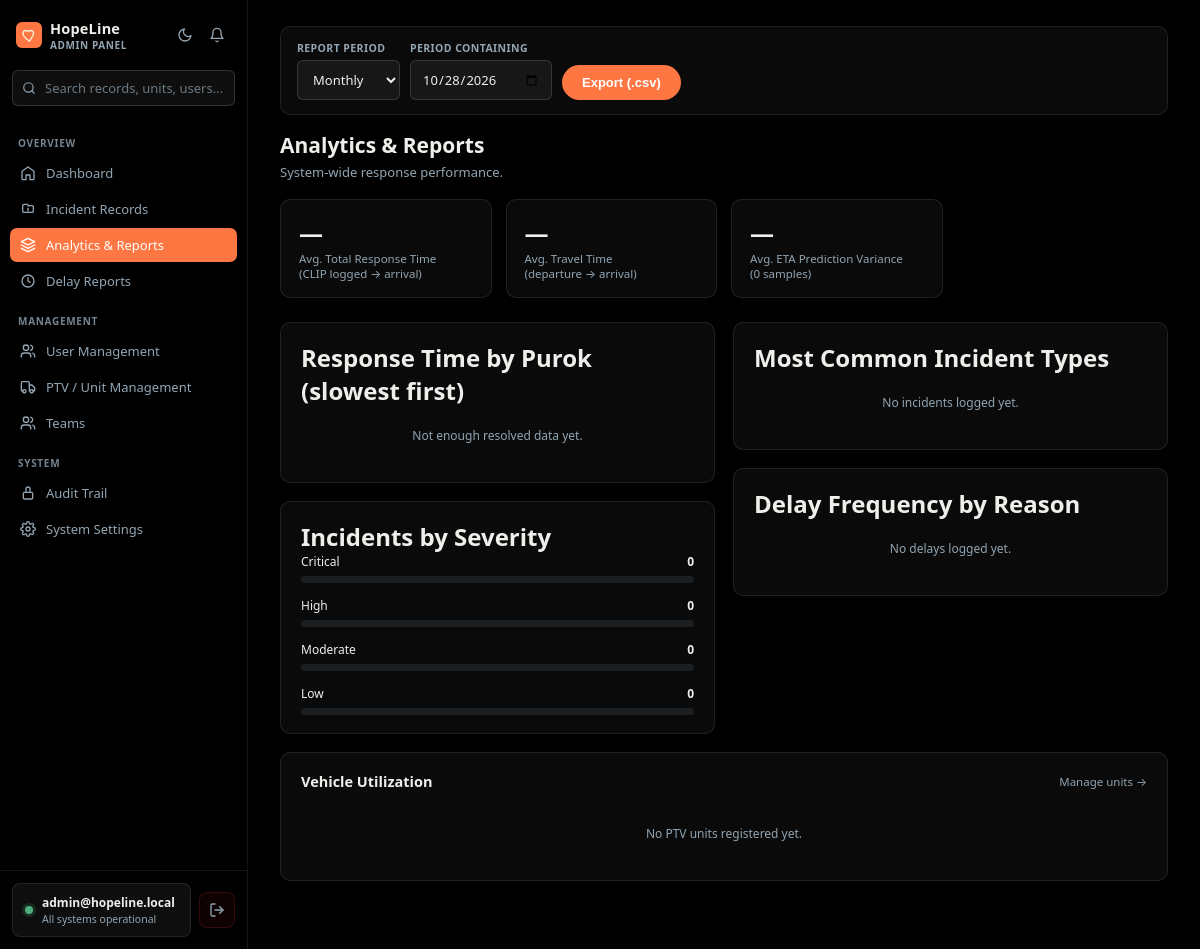
The page /app/admin/analytics.php (signed in) on the database as committed earlier.
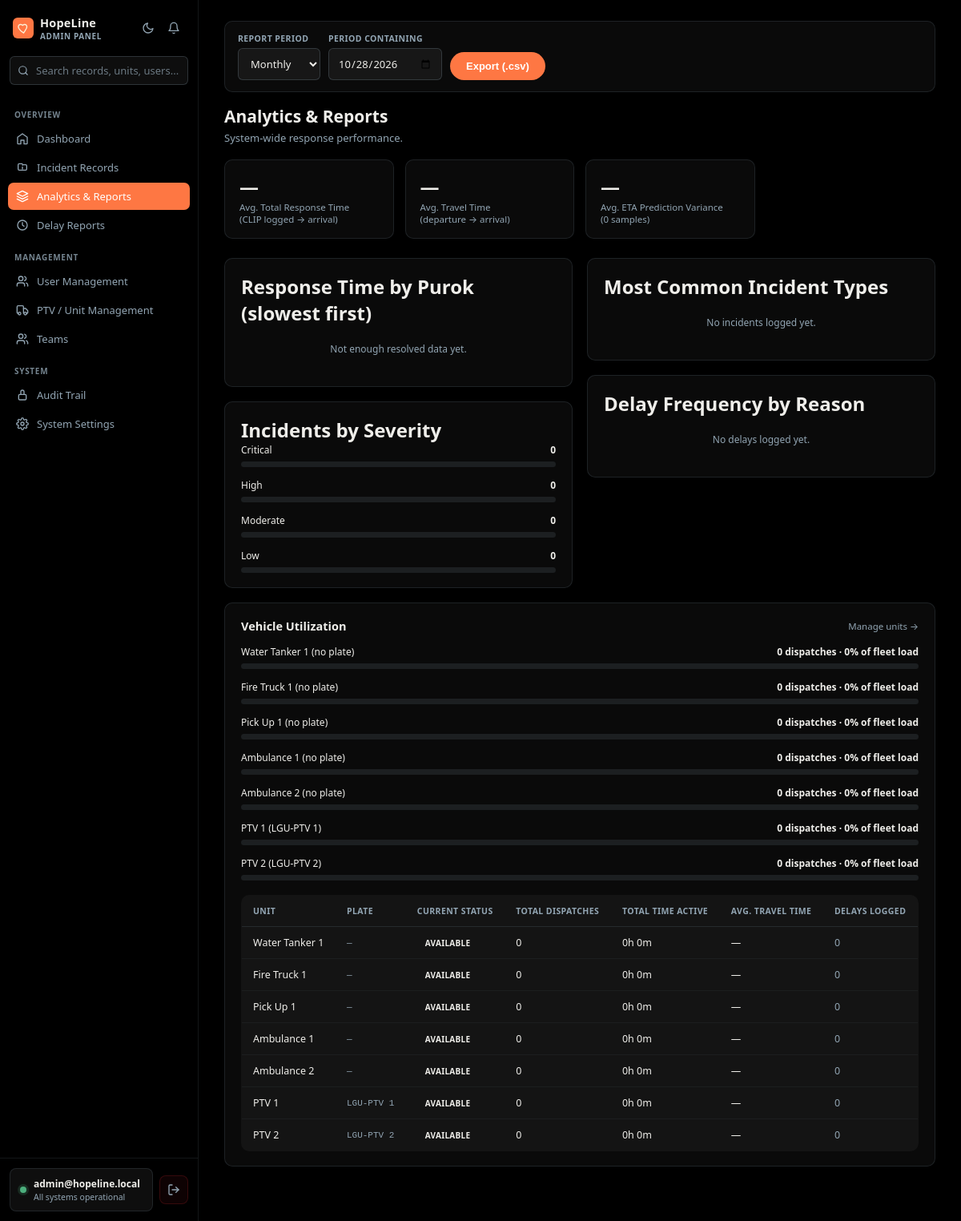
The same page on the database as committed later.
### tables this page shows
CREATE TABLE IF NOT EXISTS ptv_units (
  id               INT(11)      NOT NULL AUTO_INCREMENT,
  unit_name        VARCHAR(100) NOT NULL,
  plate_no         VARCHAR(20)  DEFAULT NULL,
  vehicle_type     VARCHAR(50)  NOT NULL DEFAULT 'Patient Transport Vehicle (PTV)',
  driver_name      VARCHAR(150) DEFAULT NULL,
  responder_id     INT(11)      DEFAULT NULL,
  status           ENUM('Available','Assigned','En Route','On Site','Returning','Offline') NOT NULL DEFAULT 'Available',
  archived_at      DATETIME     DEFAULT NULL,
  current_lat      DECIMAL(10,7) DEFAULT NULL,
  current_lng      DECIMAL(10,7) DEFAULT NULL,
  last_location_at DATETIME     DEFAULT NULL,
  gps_accuracy     FLOAT        DEFAULT NULL,
  gps_heading      FLOAT        DEFAULT NULL,
  gps_speed        FLOAT        DEFAULT NULL,
  created_at       DATETIME     DEFAULT CURRENT_TIMESTAMP,
  updated_at       DATETIME     DEFAULT CURRENT_TIMESTAMP ON UPDATE CURRENT_TIMESTAMP,
  PRIMARY KEY (id),
  KEY idx_units_responder (responder_id),
  KEY idx_units_type_status (vehicle_type, status),
  CONSTRAINT fk_units_responder FOREIGN KEY (responder_id)
    REFERENCES users (id) ON DELETE SET NULL ON UPDATE RESTRICT
);

### app/admin/analytics.php (the view, shortened to what the rows shown need)
<?php
require_once __DIR__ . '/../../config/config.php';
$vehicleUsage = $pdo->query("
    SELECT
        u.id,
        u.unit_name,
        u.plate_no,
        u.status,
        COUNT(d.id) AS total_dispatches,
        SUM(CASE WHEN d.departed_at IS NOT NULL AND d.arrived_at IS NOT NULL
                 THEN TIMESTAMPDIFF(SECOND, d.departed_at, d.arrived_at) ELSE 0 END) AS total_travel_seconds,
        AVG(CASE WHEN d.departed_at IS NOT NULL AND d.arrived_at IS NOT NULL
                 THEN TIMESTAMPDIFF(SECOND, d.departed_at, d.arrived_at) ELSE NULL END) AS avg_travel_seconds,
        (SELECT COUNT(*) FROM delay_logs dl WHERE dl.unit_id = u.id) AS delay_count
    FROM ptv_units u
    LEFT JOIN dispatch d ON d.unit_id = u.id
    GROUP BY u.id
    ORDER BY total_dispatches DESC
")->fetchAll(PDO::FETCH_ASSOC);
$maxDispatchCount = max(array_column($vehicleUsage, 'total_dispatches') ?: [1]);
$totalFleetDispatches = array_sum(array_column($vehicleUsage, 'total_dispatches'));
function fmtMin($seconds) {
    if (!$seconds) return '—';
    return round($seconds / 60, 1) . ' min';
}
function fmtHours($seconds) {
    if (!$seconds) return '0h 0m';
    $h = floor($seconds / 3600);
    $m = floor(($seconds % 3600) / 60);
    return $h . 'h ' . $m . 'm';
}
?>
<!DOCTYPE html>
<html lang="en">
<head>
<link rel="stylesheet" href="<?php echo BASE_URL; ?>/assets/css/app.css">
</head>
<body>
<main class="main">
    <div class="page-head">
        <h1>Analytics &amp; Reports</h1>
    </div>
    <div class="layout">
        <div>
            <div class="card">
                <h2>Response Time by Purok (slowest first)</h2>
            </div>
            <div class="card">
                <h2>Incidents by Severity</h2>
            </div>
        </div>
        <div>
            <div class="card">
                <h2>Most Common Incident Types</h2>
            </div>
            <div class="card">
                <h2>Delay Frequency by Reason</h2>
            </div>
        </div>
    </div>
    <div class="card">
        <div class="card-header">
            <h2>Vehicle Utilization</h2>
        </div>
        <?php if (empty($vehicleUsage)): ?>
            <div class="empty-mini">No PTV units registered yet.</div>
        <?php else: ?>
        <?php foreach ($vehicleUsage as $v):
            $pct = $maxDispatchCount > 0 ? round(($v['total_dispatches'] / $maxDispatchCount) * 100) : 0;
            $share = $totalFleetDispatches > 0 ? round(($v['total_dispatches'] / $totalFleetDispatches) * 100) : 0;
        ?>
        <div class="bar-row">
            <div class="bar-label">
                <span><?php echo htmlspecialchars($v['unit_name']); ?> (<?php echo htmlspecialchars($v['plate_no'] ?: 'no plate'); ?>)</span>
                <span class="n"><?php echo $v['total_dispatches']; ?> dispatch<?php echo $v['total_dispatches'] == 1 ? '' : 'es'; ?> · <?php echo $share; ?>% of fleet load</span>
            </div>
            <div class="bar-track"><div class="bar-fill" style="width:<?php echo $pct; ?>%; background:var(--burnt-umber);"></div></div>
        </div>
        <?php endforeach; ?>
        <div style="overflow-x:auto; margin-top:18px;">
        <table>
            <thead><tr>
                <th>Unit</th><th>Plate</th><th>Current Status</th>
                <th>Total Dispatches</th><th>Total Time Active</th><th>Avg. Travel Time</th><th>Delays Logged</th>
            </tr></thead>
            <tbody>
                <?php foreach ($vehicleUsage as $v): ?>
                <tr>
                    <td><?php echo htmlspecialchars($v['unit_name']); ?></td>
                    <td class="clip-ref-cell"><?php echo htmlspecialchars($v['plate_no'] ?: '—'); ?></td>
                    <td><span class="status-badge status-<?php echo strtolower(str_replace(' ', '_', $v['status'])); ?>"><?php echo htmlspecialchars($v['status']); ?></span></td>
                    <td><?php echo $v['total_dispatches']; ?></td>
                    <td><?php echo fmtHours($v['total_travel_seconds']); ?></td>
                    <td><?php echo fmtMin($v['avg_travel_seconds']); ?></td>
                    <td class="<?php echo $v['delay_count'] > 0 ? 'delay-flag' : 'no-delay'; ?>"><?php echo $v['delay_count']; ?></td>
                </tr>
                <?php endforeach; ?>
            </tbody>
        </table>
        </div>
        <?php endif; ?>
    </div>
</main>
</body>
</html>

Rows that differ between the two databases and show on the page:
added ptv_units: unit_name "Water Tanker 1", plate_no "no plate", total_dispatches "0", share "0", plate_no "—", status "AVAILABLE", total_travel_seconds "0h 0m", avg_travel_seconds "—", delay_count "0"
added ptv_units: unit_name "Fire Truck 1", plate_no "no plate", total_dispatches "0", share "0", plate_no "—", status "AVAILABLE", total_travel_seconds "0h 0m", avg_travel_seconds "—", delay_count "0"
added ptv_units: unit_name "Pick Up 1", plate_no "no plate", total_dispatches "0", share "0", plate_no "—", status "AVAILABLE", total_travel_seconds "0h 0m", avg_travel_seconds "—", delay_count "0"
added ptv_units: unit_name "Ambulance 1", plate_no "no plate", total_dispatches "0", share "0", plate_no "—", status "AVAILABLE", total_travel_seconds "0h 0m", avg_travel_seconds "—", delay_count "0"
added ptv_units: unit_name "Ambulance 2", plate_no "no plate", total_dispatches "0", share "0", plate_no "—", status "AVAILABLE", total_travel_seconds "0h 0m", avg_travel_seconds "—", delay_count "0"
added ptv_units: unit_name "PTV 1", plate_no "LGU-PTV 1", total_dispatches "0", share "0", status "AVAILABLE", total_travel_seconds "0h 0m", avg_travel_seconds "—", delay_count "0"
added ptv_units: unit_name "PTV 2", plate_no "LGU-PTV 2", total_dispatches "0", share "0", status "AVAILABLE", total_travel_seconds "0h 0m", avg_travel_seconds "—", delay_count "0"
Other text that changed with them:
text no longer shown: "No PTV units registered yet."
text now shown: "UNIT PLATE CURRENT STATUS TOTAL DISPATCHES TOTAL TIME ACTIVE AVG. TRAVEL TIME DELAYS LOGGED"
